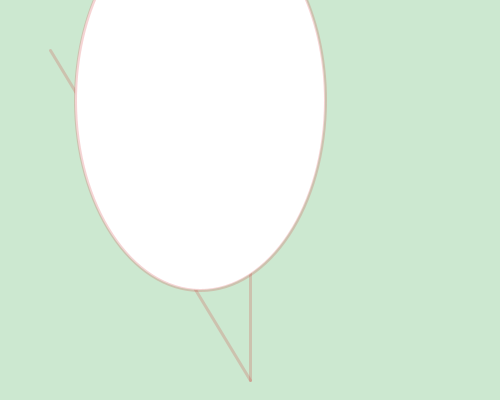
Frame 1 (no input)
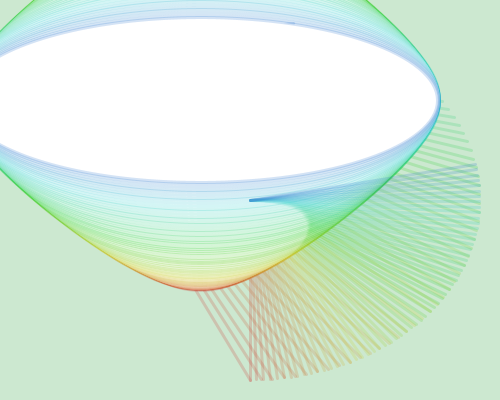
Frame 60 (the mouse pressed at the canvas centre just before this capture)
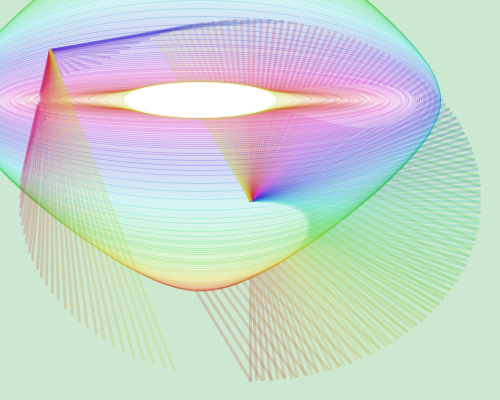
Frame 120 (the mouse held since frame 60 and released just before this capture)

The Processing sketch that drew these frames (run headless with seeded random() and noise(); from frame 60 on, the mouse is pressed at the canvas centre):

// Processing sketch: processing_49213
// ── processing_49213.pde

float a = 0;
float b = 0;
float col = 0;

void setup(){
  background(#CCE8D0);
  colorMode(HSB, 100);
  size(500, 400);
  smooth();
  strokeWeight(3);
}

void draw(){
  stroke(col, 80, 80, 20);
  
  float x0 = map(sin(a), -1, 1, 20, width-20);
  float y0 = map(cos(a), -1, 1, 20, height-20);
  
  float x1 = map(sin(b), -1, 1, 20, width-20);
  float y1 = map(cos(b), -1, 1, 20, height-20);
  
  line(x0, y0, 250, 200);
  line(x1, y1, 50, 50);
  
  ellipse(200, 100, x0, y0);
 
  
  
  a = a + 0.03;
  b = b + 0.05;
  
  col = col +1;
  if (col > 100){
    col = 0;
  }
}
